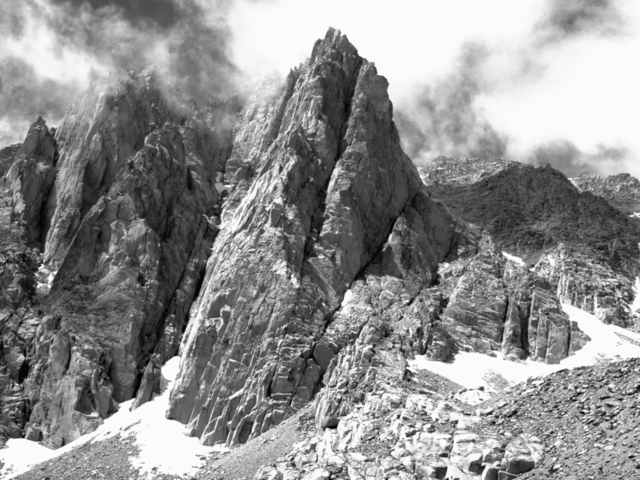
#> input picture data/mountain.png, 640 x 480 px
$ python addnoise.py
#> lines starting #> are read from the running program, lines starting #| are printed output that depends on the picture
import numpy as np
import os
import cv2

def noisy(noise_typ,image):
    if noise_typ == "gauss":
        row,col,ch= image.shape
        mean = 0
        var = 0.1
        sigma = var**0.5
        gauss = np.random.normal(mean,sigma,(row,col,ch))
        gauss = gauss.reshape(row,col,ch)
        noisy = image + gauss
        return noisy
    elif noise_typ == "s&p":
        row,col,ch = image.shape
        s_vs_p = 0.5
        amount = 0.004
        out = np.copy(image)
        # Salt mode
        num_salt = np.ceil(amount * image.size * s_vs_p)
        coords = [np.random.randint(0, i - 1, int(num_salt))
        for i in image.shape]
        out[coords] = 1
        # Pepper mode
        num_pepper = np.ceil(amount* image.size * (1. - s_vs_p))
        coords = [np.random.randint(0, i - 1, int(num_pepper))
        for i in image.shape]
        out[coords] = 0
        return out
    elif noise_typ == "poisson":
        vals = len(np.unique(image))
        vals = 2 ** np.ceil(np.log2(vals))
        noisy = np.random.poisson(image * vals) / float(vals)
        return noisy
    elif noise_typ =="speckle":
        row,col = image.shape
        gauss = np.random.randn(row,col)
        gauss = gauss.reshape(row,col)
        noisy = image + image * gauss
        return noisy

imgPath = "data/mountain.png"
imgPathsave = "output.png"
img = cv2.imread(imgPath, cv2.IMREAD_GRAYSCALE)
#> img is the input picture: shape (480, 640); min 2, max 255, mean 143.3
grey = noisy("speckle", img)
#> in noisy, `noisy = image + image * gauss`:
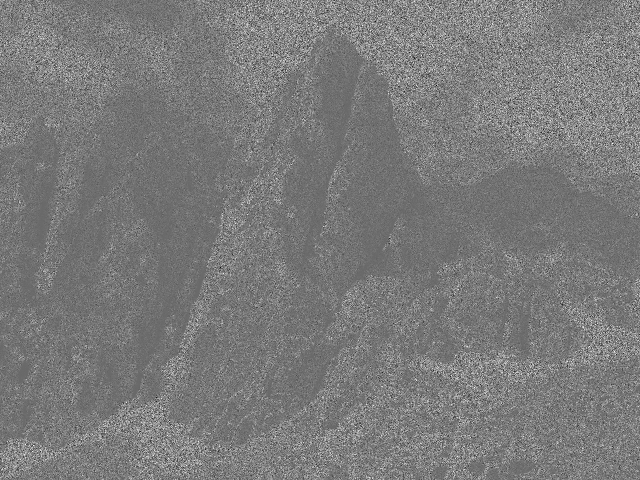
#> noisy: shape (480, 640) float64; min -867.4, max 1229.8, mean 143.4; drawn with min black and max white
cv2.imwrite(imgPathsave, grey)
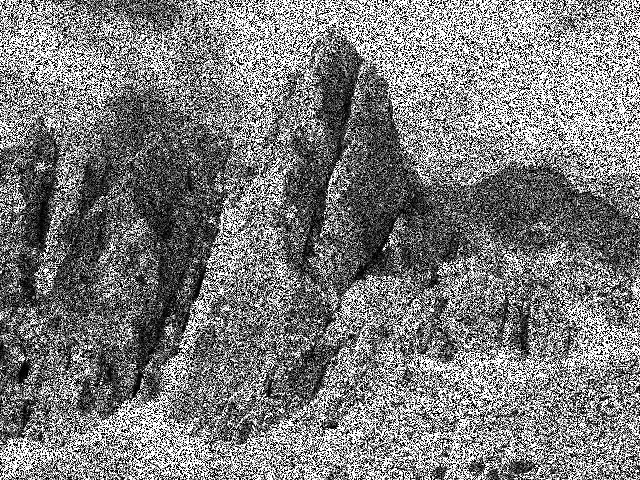
#> saved as output.png: shape (480, 640); min 0, max 255, mean 124
